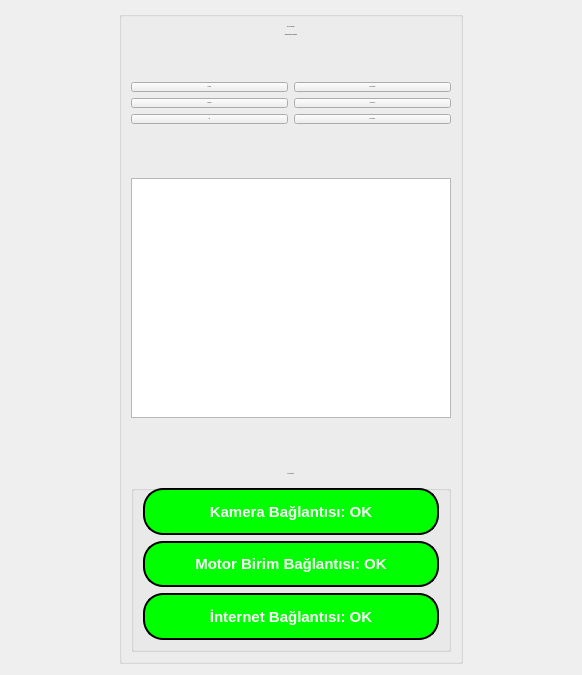
      <widget class="QWidget" name="tab_main">
       <attribute name="title">
        <string>Ana Sayfa</string>
       </attribute>
       <layout class="QGridLayout" name="gridLayout_12">
        <item row="0" column="0">
         <spacer name="horizontalSpacer_2">
          <property name="orientation">
           <enum>Qt::Horizontal</enum>
          </property>
          <property name="sizeHint" stdset="0">
           <size>
            <width>108</width>
            <height>20</height>
           </size>
          </property>
         </spacer>
        </item>
        <item row="0" column="2">
         <spacer name="horizontalSpacer_4">
          <property name="orientation">
           <enum>Qt::Horizontal</enum>
          </property>
          <property name="sizeHint" stdset="0">
           <size>
            <width>108</width>
            <height>20</height>
           </size>
          </property>
         </spacer>
        </item>
        <item row="0" column="1">
         <widget class="QGroupBox" name="groupBox_7">
          <property name="sizePolicy">
           <sizepolicy hsizetype="Preferred" vsizetype="Preferred">
            <horstretch>10</horstretch>
            <verstretch>0</verstretch>
           </sizepolicy>
          </property>
          <property name="maximumSize">
           <size>
            <width>16777215</width>
            <height>16777208</height>
           </size>
          </property>
          <property name="font">
           <font>
            <pointsize>-1</pointsize>
           </font>
          </property>
          <property name="title">
           <string/>
          </property>
          <property name="alignment">
           <set>Qt::AlignCenter</set>
          </property>
          <layout class="QGridLayout" name="gridLayout_11">
           <item row="0" column="0">
            <layout class="QVBoxLayout" name="verticalLayout_7">
             <item>
              <widget class="QLabel" name="label_22">
               <property name="styleSheet">
                <string notr="true">
font: 28pt &quot;Arial Black&quot;;
</string>
               </property>
               <property name="text">
                <string>QUANTUSENSE </string>
               </property>
               <property name="textFormat">
                <enum>Qt::PlainText</enum>
               </property>
               <property name="alignment">
                <set>Qt::AlignCenter</set>
               </property>
              </widget>
             </item>
             <item>
              <widget class="QLabel" name="label_23">
               <property name="styleSheet">
                <string notr="true">font: 13pt &quot;MS Shell Dlg 2&quot;;</string>
               </property>
               <property name="text">
                <string>Otomatik Titrasyon Makinesi</string>
               </property>
               <property name="alignment">
                <set>Qt::AlignCenter</set>
               </property>
              </widget>
             </item>
             <item>
              <spacer name="verticalSpacer_4">
               <property name="orientation">
                <enum>Qt::Vertical</enum>
               </property>
               <property name="sizeHint" stdset="0">
                <size>
                 <width>20</width>
                 <height>40</height>
                </size>
               </property>
              </spacer>
             </item>
            </layout>
           </item>
           <item row="1" column="0">
            <layout class="QGridLayout" name="gridLayout_8">
             <item row="3" column="0">
              <widget class="QPushButton" name="ph_pushButton">
               <property name="sizePolicy">
                <sizepolicy hsizetype="Expanding" vsizetype="Expanding">
                 <horstretch>0</horstretch>
                 <verstretch>0</verstretch>
                </sizepolicy>
               </property>
               <property name="styleSheet">
                <string notr="true">font: 75 16pt &quot;MS Shell Dlg 2&quot;;</string>
               </property>
               <property name="text">
                <string>PH</string>
               </property>
              </widget>
             </item>
             <item row="0" column="0">
              <widget class="QPushButton" name="olcum_pushButton">
               <property name="sizePolicy">
                <sizepolicy hsizetype="Expanding" vsizetype="Expanding">
                 <horstretch>0</horstretch>
                 <verstretch>0</verstretch>
                </sizepolicy>
               </property>
               <property name="styleSheet">
                <string notr="true">font: 75 16pt &quot;MS Shell Dlg 2&quot;;
</string>
               </property>
               <property name="text">
                <string>ÖLÇÜM</string>
               </property>
              </widget>
             </item>
             <item row="0" column="1">
              <widget class="QPushButton" name="gelistirici_pushButton">
               <property name="sizePolicy">
                <sizepolicy hsizetype="Expanding" vsizetype="Expanding">
                 <horstretch>0</horstretch>
                 <verstretch>0</verstretch>
                </sizepolicy>
               </property>
               <property name="styleSheet">
                <string notr="true">font: 75 16pt &quot;MS Shell Dlg 2&quot;;</string>
               </property>
               <property name="text">
                <string>GELİŞTİRİCİ</string>
               </property>
              </widget>
             </item>
             <item row="1" column="0">
              <widget class="QPushButton" name="formul_pushButton">
               <property name="sizePolicy">
                <sizepolicy hsizetype="Expanding" vsizetype="Expanding">
                 <horstretch>0</horstretch>
                 <verstretch>0</verstretch>
                </sizepolicy>
               </property>
               <property name="styleSheet">
                <string notr="true">font: 75 16pt &quot;MS Shell Dlg 2&quot;;</string>
               </property>
               <property name="text">
                <string>FORMÜL</string>
               </property>
              </widget>
             </item>
             <item row="1" column="1">
              <widget class="QPushButton" name="yogunluk_pushButton">
               <property name="sizePolicy">
                <sizepolicy hsizetype="Expanding" vsizetype="Expanding">
                 <horstretch>0</horstretch>
                 <verstretch>0</verstretch>
                </sizepolicy>
               </property>
               <property name="styleSheet">
                <string notr="true">font: 75 16pt &quot;MS Shell Dlg 2&quot;;</string>
               </property>
               <property name="text">
                <string>YOĞUNLUK</string>
               </property>
              </widget>
             </item>
             <item row="3" column="1">
              <widget class="QPushButton" name="bulaniklik_pushButton">
               <property name="sizePolicy">
                <sizepolicy hsizetype="Expanding" vsizetype="Expanding">
                 <horstretch>0</horstretch>
                 <verstretch>0</verstretch>
                </sizepolicy>
               </property>
               <property name="styleSheet">
                <string notr="true">font: 75 16pt &quot;MS Shell Dlg 2&quot;;</string>
               </property>
               <property name="text">
                <string>BULANIKLIK</string>
               </property>
              </widget>
             </item>
            </layout>
           </item>
           <item row="2" column="0">
            <spacer name="verticalSpacer_2">
             <property name="orientation">
              <enum>Qt::Vertical</enum>
             </property>
             <property name="sizeHint" stdset="0">
              <size>
               <width>15</width>
               <height>48</height>
              </size>
             </property>
            </spacer>
           </item>
           <item row="3" column="0">
            <widget class="QGraphicsView" name="graphicsView_1">
             <property name="sizePolicy">
              <sizepolicy hsizetype="Preferred" vsizetype="Preferred">
               <horstretch>20</horstretch>
               <verstretch>1</verstretch>
              </sizepolicy>
             </property>
             <property name="minimumSize">
              <size>
               <width>320</width>
               <height>240</height>
              </size>
             </property>
             <property name="maximumSize">
              <size>
               <width>960</width>
               <height>720</height>
              </size>
             </property>
            </widget>
           </item>
           <item row="4" column="0">
            <spacer name="verticalSpacer_3">
             <property name="orientation">
              <enum>Qt::Vertical</enum>
             </property>
             <property name="sizeHint" stdset="0">
              <size>
               <width>15</width>
               <height>47</height>
              </size>
             </property>
            </spacer>
           </item>
           <item row="5" column="0">
            <widget class="QGroupBox" name="groupBox_10">
             <property name="sizePolicy">
              <sizepolicy hsizetype="Expanding" vsizetype="Expanding">
               <horstretch>0</horstretch>
               <verstretch>0</verstretch>
              </sizepolicy>
             </property>
             <property name="minimumSize">
              <size>
               <width>241</width>
               <height>181</height>
              </size>
             </property>
             <property name="layoutDirection">
              <enum>Qt::LeftToRight</enum>
             </property>
             <property name="title">
              <string>AKTİF DURUM</string>
             </property>
             <property name="alignment">
              <set>Qt::AlignCenter</set>
             </property>
             <layout class="QGridLayout" name="gridLayout_13">
              <item row="0" column="0">
               <widget class="QPushButton" name="camera_connection">
                <property name="sizePolicy">
                 <sizepolicy hsizetype="Expanding" vsizetype="Preferred">
                  <horstretch>0</horstretch>
                  <verstretch>0</verstretch>
                 </sizepolicy>
                </property>
                <property name="minimumSize">
                 <size>
                  <width>0</width>
                  <height>0</height>
                 </size>
                </property>
                <property name="font">
                 <font>
                  <pointsize>-1</pointsize>
                  <weight>75</weight>
                  <italic>false</italic>
                  <bold>true</bold>
                 </font>
                </property>
                <property name="layoutDirection">
                 <enum>Qt::LeftToRight</enum>
                </property>
                <property name="styleSheet">
                 <string notr="true">QPushButton {
	color:white;
	background-color: rgb(0, 255, 0);
    font: bold;
    font-size: 15px; 
    border-radius: 20px;
    border:2px solid black
 }
 QPushButton:hover {
    color:white;
	background-color: rgb(0, 200, 0);
 }
 QPushButton:pressed {
     color:black;   
	background-color: rgb(0, 150, 0);
 }</string>
                </property>
                <property name="text">
                 <string>Kamera Bağlantısı: OK</string>
                </property>
                <property name="iconSize">
                 <size>
                  <width>20</width>
                  <height>20</height>
                 </size>
                </property>
                <property name="autoRepeatInterval">
                 <number>100</number>
                </property>
               </widget>
              </item>
              <item row="1" column="0">
               <widget class="QPushButton" name="motor_connection">
                <property name="sizePolicy">
                 <sizepolicy hsizetype="Expanding" vsizetype="Preferred">
                  <horstretch>0</horstretch>
                  <verstretch>0</verstretch>
                 </sizepolicy>
                </property>
                <property name="minimumSize">
                 <size>
                  <width>0</width>
                  <height>0</height>
                 </size>
                </property>
                <property name="font">
                 <font>
                  <pointsize>-1</pointsize>
                  <weight>75</weight>
                  <italic>false</italic>
                  <bold>true</bold>
                 </font>
                </property>
                <property name="layoutDirection">
                 <enum>Qt::LeftToRight</enum>
                </property>
                <property name="styleSheet">
                 <string notr="true">QPushButton {
	color:white;
	background-color: rgb(0, 255, 0);
    font: bold;
    font-size: 15px; 
    border-radius: 20px;
    border:2px solid black
 }
 QPushButton:hover {
    color:white;
	background-color: rgb(0, 200, 0);
 }
 QPushButton:pressed {
     color:black;   
	background-color: rgb(0, 150, 0);
 }</string>
                </property>
                <property name="text">
                 <string>Motor Birim Bağlantısı: OK</string>
                </property>
                <property name="iconSize">
                 <size>
                  <width>20</width>
                  <height>20</height>
                 </size>
                </property>
                <property name="autoRepeatInterval">
                 <number>100</number>
                </property>
               </widget>
              </item>
              <item row="2" column="0">
               <widget class="QPushButton" name="internet_connection">
                <property name="sizePolicy">
                 <sizepolicy hsizetype="Expanding" vsizetype="Preferred">
                  <horstretch>0</horstretch>
                  <verstretch>0</verstretch>
                 </sizepolicy>
                </property>
                <property name="minimumSize">
                 <size>
                  <width>0</width>
                  <height>0</height>
                 </size>
                </property>
                <property name="font">
                 <font>
                  <pointsize>-1</pointsize>
                  <weight>75</weight>
                  <italic>false</italic>
                  <bold>true</bold>
                 </font>
                </property>
                <property name="layoutDirection">
                 <enum>Qt::LeftToRight</enum>
                </property>
                <property name="styleSheet">
                 <string notr="true">QPushButton {
	color:white;
	background-color: rgb(0, 255, 0);
    font: bold;
    font-size: 15px; 
    border-radius: 20px;
    border:2px solid black
 }
 QPushButton:hover {
    color:white;
	background-color: rgb(0, 200, 0);
 }
 QPushButton:pressed {
     color:black;   
	background-color: rgb(0, 150, 0);
 }</string>
                </property>
                <property name="text">
                 <string>İnternet Bağlantısı: OK</string>
                </property>
                <property name="iconSize">
                 <size>
                  <width>20</width>
                  <height>20</height>
                 </size>
                </property>
                <property name="autoRepeatInterval">
                 <number>100</number>
                </property>
               </widget>
              </item>
             </layout>
            </widget>
           </item>
          </layout>
         </widget>
        </item>
       </layout>
      </widget>
